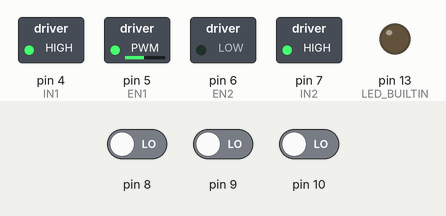
This sketch was run on a simulated Arduino Uno, built with avr-gcc and run on an emulated ATmega328P. On the bench: switched loads named in the sketch (green lamp = pin HIGH), output pins drawn as LEDs (lit = HIGH). The inputs (shaded band) are chosen by the test bench; at power-on: pin 9 LOW, pin 8 LOW, pin 10 LOW.

Above: at 13.2 s.
13.3 s: pin 9 driven HIGH
At 13.9 s:
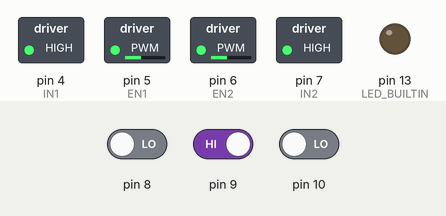
14.8 s: pin 9 driven LOW
At 16.0 s:
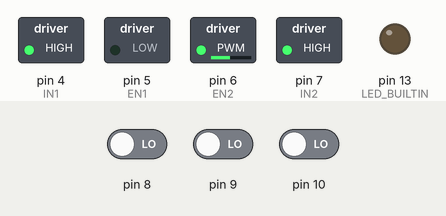
16.3 s: pin 8 driven HIGH
At 17.3 s:
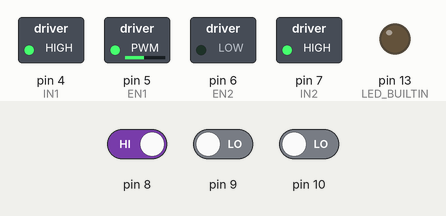
Timing chart, 0 to 19.3 s (numbered marks = the images above; inputs shaded):
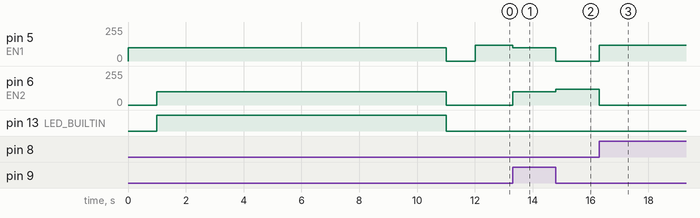

Measured:
- after the input at 13.3 s, pin 5 (EN1): 120/255 → 100/255 at once; pin 6 (EN2): 0/255 → 100/255 at once
- after the input at 14.8 s, pin 5 (EN1): 100/255 → 0/255 at once; pin 6 (EN2): 100/255 → 120/255 at once
- after the input at 16.3 s, pin 5 (EN1): 0/255 → 120/255 at once; pin 6 (EN2): 120/255 → 0/255 at once

The sketch:

OnTheRoadAgain_Code.ino
```cpp
// Les bibliothèques
#include <QTRSensors.h>

// Variables Globales
// Pour les capteurs:
#define SENSOR_COUNT 3 // Définir le nbr de capteurs utilisés (ici 3 car modèle à 3 capteurs)
#define TIMEOUT 2000 // Attendre 2000 microsenconds pour le timeout

QTRSensors qtr; // Déclaration du capteur
uint16_t sensorValues[SENSOR_COUNT]; // Tableau à valeurs du capteur

// Pour les moteurs:
#define EN1 5 // Définir les PINs utilisés
#define EN2 6
#define IN1 4
#define IN2 7

#define SPEED 100  // La vitesse default, peut être modifié
#define MAX_SPEED 120 // La vitesse Max / Min , peut être modifié
#define MIN_SPEED 0

#define DANCE_MODE 0

// Pour le contrôle PID:
uint16_t position; // Pour utiliser avec readLine();
float Kp =0.35;
float Ki =0;
float Kd =3;
int P, I=0, D, PID, lastError=0;

// Fonctions utilitaires
// Fonction pour l'initialisation des capteurs
void initSensor(QTRSensors* qtr){
  qtr->setTypeRC(); // Definir le type du capteur = RC
  qtr->setSensorPins((const uint8_t[]){8, 9, 10}, SENSOR_COUNT); // Associer chaque capteur à son pin
  qtr->setTimeout(TIMEOUT); // Définir le timeout du capteur
}
// Fonction pour le calibrage des capteurs
void calibSensor(QTRSensors* qtr){
  pinMode(LED_BUILTIN, OUTPUT);
  leftMotor(SPEED);
  delay(1000);
  rightMotor(-SPEED);
  digitalWrite(LED_BUILTIN, HIGH); // Allumer le LED de l'Arduino pour annoncer le calibrage
  for (uint16_t i = 0; i < 400; i++){ // Calibrer
    qtr->calibrate();
  }
  leftMotor(0);
  rightMotor(0);
  digitalWrite(LED_BUILTIN, LOW); // Eteindre le LED de l'Arduino pour annoncer la fin du calibrage
}

// Fonction pour l'initialisation des moteurs
void initMotor(){
  int i;
  for (i = 4; i <= 7; i++)
    pinMode(i, OUTPUT);
}

// Fonction pour le changement de vitesse des moteurs
// pwm peut être positive ou négative dépendant du sens de circulation, avec -255<=pwm<=255
// pwm = 0 => Moteur ne toune plus
void leftMotor(int pwm) {
  if (pwm<0){
    analogWrite(EN1, -pwm);
    digitalWrite(IN1, LOW);
  }
  else{
    analogWrite(EN1, pwm);
    digitalWrite(IN1, HIGH);
  }
}

void rightMotor(int pwm) {
   if (pwm<0){
    analogWrite(EN2, -pwm);
    digitalWrite(IN2, LOW);
  }

  else{
    analogWrite(EN2, pwm);
    digitalWrite(IN2, HIGH);
  }
}

// Fonction l'affichage du tableau des valeurs des capteurs
// qui ont valeurs de 0 à 1000 avec <250 = blanc et >750 = noir
void testSensor(uint16_t pos){
  for (uint8_t i = 0; i < SENSOR_COUNT; i++)
  {
    Serial.print('[');
    Serial.print(i);
    Serial.print("] ");
    Serial.print(sensorValues[i]);
    Serial.print('\t');
  }
  Serial.print("[P]");
  Serial.println(pos);
}

// Fonction pour tester les moteurs
void testMotor(){
  while (1)  {
    int x, delay_en;
    char val;
    val = Serial.read();
    if (val != -1){
      switch (val){
        case 'w':
          leftMotor(100);
          rightMotor(100);
          break;
        case 'x'://move back
          leftMotor(-100);
          rightMotor(-100);
          break;
        case 'a'://turn left
          leftMotor(-100);
          rightMotor(100);
          break;
        case 'd'://turn right
          leftMotor(100);
          rightMotor(-100);
          break;
        case 's'://stop
          leftMotor(0);
          rightMotor(0);
          break;
        case 'p':
          return;
      }
    }
  }
}

void setup() {
  Serial.begin(9600);
  initMotor(); // Initialiser les moteurs
  initSensor(&qtr); // Initialiser les capteurs et les calibrer
  calibSensor(&qtr);
  delay(1000);
}

void loop() {
  if(DANCE_MODE){
    leftMotor(250);
    rightMotor(-250);
  }
  else{
    position = qtr.readLineBlack(sensorValues); //lire la position current
    int error = 1000 - position; //1000 est le centre des capteurs
    P = error;
    I = I + error;
    D = error - lastError;
    lastError = error;
    PID = P*Kp + I*Ki + D*Kd; //calculer le PID

    int leftSpeed = SPEED + PID;
    int rightSpeed = SPEED - PID;

    if (leftSpeed > MAX_SPEED) {
      leftSpeed = MAX_SPEED;
    }
    if (rightSpeed > MAX_SPEED) {
      rightSpeed = MAX_SPEED;
    }
    if (leftSpeed < MIN_SPEED) {
      leftSpeed = 0;
    }
    if (rightSpeed  < MIN_SPEED) {
      rightSpeed = 0;
    }
    leftMotor(leftSpeed);
    rightMotor(rightSpeed);
  }
}
```
